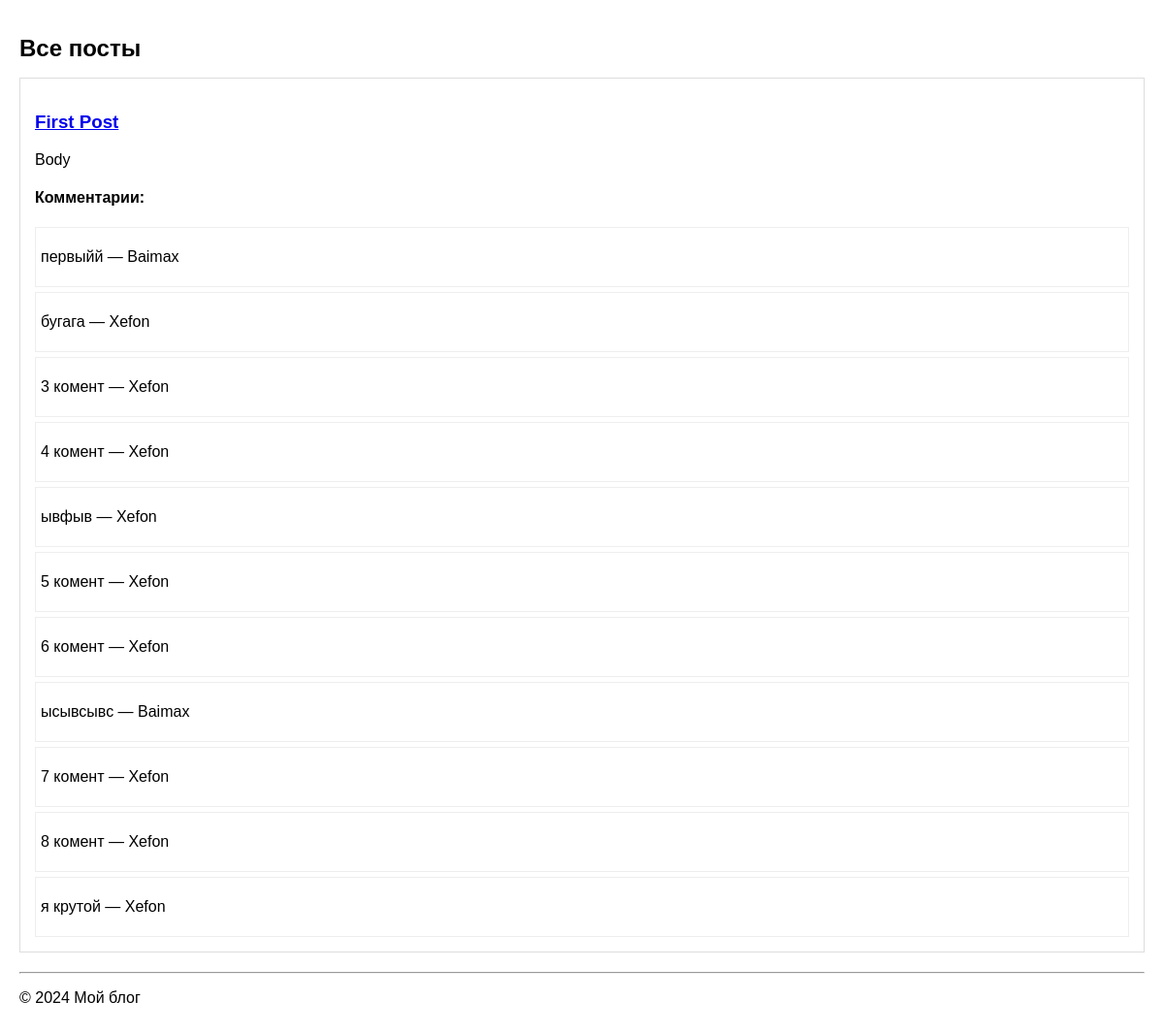
The page / on the database its author committed.
### blog/models.py (models this page shows, shortened)
class Post(models.Model):
    title = models.CharField(max_length=255)
    body = models.TextField()
    author = models.ForeignKey(User, on_delete=models.CASCADE)
    category = models.ForeignKey(Category, related_name='posts', on_delete=models.SET_NULL, null=True, blank=True)
    tags = models.ManyToManyField(Tag, related_name='posts', blank=True)
    created_at = models.DateTimeField(auto_now_add=True)

class Comment(models.Model):
    post = models.ForeignKey('Post', related_name='comments', on_delete=models.CASCADE)
    author = models.ForeignKey(User, on_delete=models.CASCADE)
    text = models.TextField()
    parent = models.ForeignKey('self', null=True, blank=True, related_name='replies',
                               on_delete=models.CASCADE)  # Связь с родительским комментарием
    created_at = models.DateTimeField(auto_now_add=True)

### blog/views.py (the view)
# urls.py: path('', post_list, name='post-list'),
def post_list(request):
    posts = Post.objects.all().prefetch_related('comments')
    return render(request, 'post_list.html', {'posts': posts})

### templates/post_list.html (shortened to what this page needs)
{% extends 'base.html' %}
{% block heading %}Все посты{% endblock %}
{% block content %}
    <div id="posts">
        {% for post in posts %}
        <div class="post">
            <h3><a href="{% url 'post-detail' post.id %}">{{ post.title }}</a></h3>
            <p>{{ post.body }}</p>
            <div class="comments">
                <h4>Комментарии:</h4>
                {% for comment in post.comments.all %}
                    <div class="comment">
                        <p>{{ comment.text }} — {{ comment.author.username }}</p>
                    </div>
                {% empty %}
                    <p>Нет комментариев.</p>
                {% endfor %}
            </div>
        </div>
        {% endfor %}
    </div>
{% endblock %}

### templates/base.html (shortened to what this page needs)
<!DOCTYPE html>
<html lang="en">
<head>
</head>
<body>
    <header>
        <h1>{% block heading %}Блог{% endblock %}</h1>
    </header>
    <main>
        {% block content %}{% endblock %}
    </main>
    <footer>
        <hr>
        <p>&copy; 2024 Мой блог</p>
    </footer>
</body>
</html>

### templates/base.html (style rules this page uses)
body { font-family: Arial, sans-serif; margin: 0; padding: 20px; }
h1 { font-size: 24px; }
.post { margin-bottom: 20px; padding: 15px; border: 1px solid #ddd; }
.comments { margin-top: 10px; }
.comment { margin-top: 5px; padding: 5px; border: 1px solid #eee; }

### rows shown on the page
Post: title "First Post", body "Body"
Comment: text "первыйй", author.username "Baimax"
Comment: text "бугага", author.username "Xefon"
Comment: text "3 комент", author.username "Xefon"
Comment: text "4 комент", author.username "Xefon"
Comment: text "ывфыв", author.username "Xefon"
Comment: text "5 комент", author.username "Xefon"
Comment: text "6 комент", author.username "Xefon"
Comment: text "ысывсывс", author.username "Baimax"
Comment: text "7 комент", author.username "Xefon"
Comment: text "8 комент", author.username "Xefon"
Comment: text "я крутой", author.username "Xefon"
